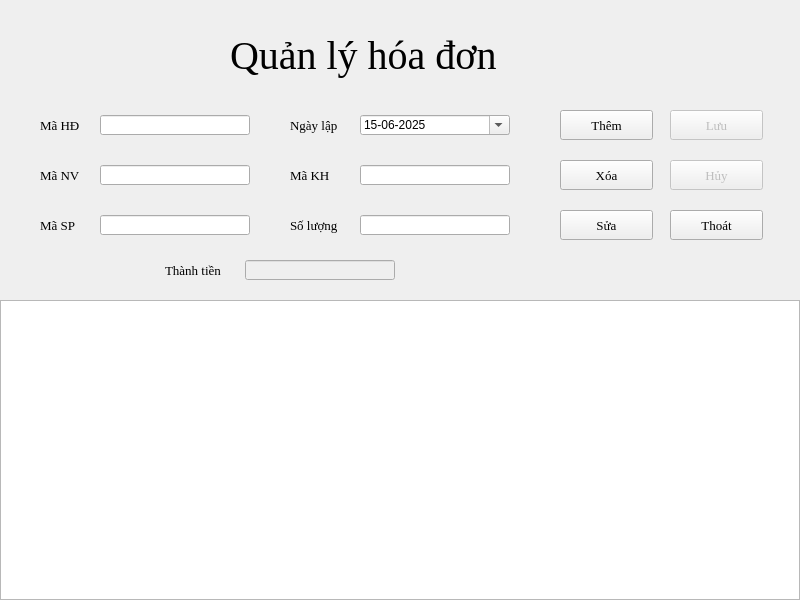
<?xml version="1.0" encoding="UTF-8"?>
<ui version="4.0">
 <class>formHoaDon</class>
 <widget class="QMainWindow" name="formHoaDon">
  <property name="geometry">
   <rect>
    <x>0</x>
    <y>0</y>
    <width>800</width>
    <height>600</height>
   </rect>
  </property>
  <property name="windowTitle">
   <string>Hóa đơn</string>
  </property>
  <property name="tabShape">
   <enum>QTabWidget::Rounded</enum>
  </property>
  <widget class="QWidget" name="centralwidget">
   <widget class="QLabel" name="lblTitleHD">
    <property name="geometry">
     <rect>
      <x>230</x>
      <y>25</y>
      <width>361</width>
      <height>61</height>
     </rect>
    </property>
    <property name="font">
     <font>
      <family>Times New Roman</family>
      <pointsize>30</pointsize>
     </font>
    </property>
    <property name="text">
     <string>Quản lý hóa đơn</string>
    </property>
   </widget>
   <widget class="QLabel" name="lblMaHD">
    <property name="geometry">
     <rect>
      <x>40</x>
      <y>115</y>
      <width>75</width>
      <height>20</height>
     </rect>
    </property>
    <property name="font">
     <font>
      <family>Times New Roman</family>
      <pointsize>10</pointsize>
     </font>
    </property>
    <property name="text">
     <string>Mã HĐ</string>
    </property>
   </widget>
   <widget class="QLineEdit" name="txtMaHD">
    <property name="geometry">
     <rect>
      <x>100</x>
      <y>115</y>
      <width>150</width>
      <height>20</height>
     </rect>
    </property>
    <property name="font">
     <font>
      <family>Times New Roman</family>
      <pointsize>10</pointsize>
     </font>
    </property>
   </widget>
   <widget class="QPushButton" name="btnThem">
    <property name="geometry">
     <rect>
      <x>560</x>
      <y>110</y>
      <width>93</width>
      <height>30</height>
     </rect>
    </property>
    <property name="font">
     <font>
      <family>Times New Roman</family>
      <pointsize>10</pointsize>
     </font>
    </property>
    <property name="text">
     <string>Thêm</string>
    </property>
   </widget>
   <widget class="QPushButton" name="btnSua">
    <property name="geometry">
     <rect>
      <x>560</x>
      <y>210</y>
      <width>93</width>
      <height>30</height>
     </rect>
    </property>
    <property name="font">
     <font>
      <family>Times New Roman</family>
      <pointsize>10</pointsize>
     </font>
    </property>
    <property name="text">
     <string>Sửa</string>
    </property>
   </widget>
   <widget class="QPushButton" name="btnXoa">
    <property name="geometry">
     <rect>
      <x>560</x>
      <y>160</y>
      <width>93</width>
      <height>30</height>
     </rect>
    </property>
    <property name="font">
     <font>
      <family>Times New Roman</family>
      <pointsize>10</pointsize>
     </font>
    </property>
    <property name="text">
     <string>Xóa</string>
    </property>
   </widget>
   <widget class="QPushButton" name="btnHuy">
    <property name="enabled">
     <bool>false</bool>
    </property>
    <property name="geometry">
     <rect>
      <x>670</x>
      <y>160</y>
      <width>93</width>
      <height>30</height>
     </rect>
    </property>
    <property name="font">
     <font>
      <family>Times New Roman</family>
      <pointsize>10</pointsize>
     </font>
    </property>
    <property name="text">
     <string>Hủy</string>
    </property>
   </widget>
   <widget class="QPushButton" name="btnThoat">
    <property name="geometry">
     <rect>
      <x>670</x>
      <y>210</y>
      <width>93</width>
      <height>30</height>
     </rect>
    </property>
    <property name="font">
     <font>
      <family>Times New Roman</family>
      <pointsize>10</pointsize>
     </font>
    </property>
    <property name="text">
     <string>Thoát</string>
    </property>
   </widget>
   <widget class="QPushButton" name="btnLuu">
    <property name="enabled">
     <bool>false</bool>
    </property>
    <property name="geometry">
     <rect>
      <x>670</x>
      <y>110</y>
      <width>93</width>
      <height>30</height>
     </rect>
    </property>
    <property name="font">
     <font>
      <family>Times New Roman</family>
      <pointsize>10</pointsize>
     </font>
    </property>
    <property name="text">
     <string>Lưu</string>
    </property>
   </widget>
   <widget class="QLineEdit" name="txtThanhTien">
    <property name="enabled">
     <bool>false</bool>
    </property>
    <property name="geometry">
     <rect>
      <x>245</x>
      <y>260</y>
      <width>150</width>
      <height>20</height>
     </rect>
    </property>
    <property name="font">
     <font>
      <family>Times New Roman</family>
      <pointsize>10</pointsize>
     </font>
    </property>
    <property name="text">
     <string notr="true"/>
    </property>
    <property name="frame">
     <bool>true</bool>
    </property>
    <property name="clearButtonEnabled">
     <bool>false</bool>
    </property>
   </widget>
   <widget class="QLabel" name="lblThanhTien">
    <property name="geometry">
     <rect>
      <x>165</x>
      <y>260</y>
      <width>80</width>
      <height>20</height>
     </rect>
    </property>
    <property name="font">
     <font>
      <family>Times New Roman</family>
      <pointsize>10</pointsize>
     </font>
    </property>
    <property name="text">
     <string>Thành tiền</string>
    </property>
   </widget>
   <widget class="QLabel" name="lblSoLuong">
    <property name="geometry">
     <rect>
      <x>290</x>
      <y>215</y>
      <width>75</width>
      <height>20</height>
     </rect>
    </property>
    <property name="font">
     <font>
      <family>Times New Roman</family>
      <pointsize>10</pointsize>
     </font>
    </property>
    <property name="text">
     <string>Số lượng</string>
    </property>
   </widget>
   <widget class="QLineEdit" name="txtSoLuong">
    <property name="geometry">
     <rect>
      <x>360</x>
      <y>215</y>
      <width>150</width>
      <height>20</height>
     </rect>
    </property>
    <property name="font">
     <font>
      <family>Times New Roman</family>
      <pointsize>10</pointsize>
     </font>
    </property>
   </widget>
   <widget class="QTableView" name="tbvHoaDon">
    <property name="geometry">
     <rect>
      <x>0</x>
      <y>300</y>
      <width>800</width>
      <height>300</height>
     </rect>
    </property>
   </widget>
   <widget class="QLineEdit" name="txtMaNV">
    <property name="geometry">
     <rect>
      <x>100</x>
      <y>165</y>
      <width>150</width>
      <height>20</height>
     </rect>
    </property>
    <property name="font">
     <font>
      <family>Times New Roman</family>
      <pointsize>10</pointsize>
     </font>
    </property>
   </widget>
   <widget class="QLabel" name="lblMaNV">
    <property name="geometry">
     <rect>
      <x>40</x>
      <y>165</y>
      <width>75</width>
      <height>20</height>
     </rect>
    </property>
    <property name="font">
     <font>
      <family>Times New Roman</family>
      <pointsize>10</pointsize>
     </font>
    </property>
    <property name="text">
     <string>Mã NV</string>
    </property>
   </widget>
   <widget class="QLineEdit" name="txtMaKH">
    <property name="geometry">
     <rect>
      <x>360</x>
      <y>165</y>
      <width>150</width>
      <height>20</height>
     </rect>
    </property>
    <property name="font">
     <font>
      <family>Times New Roman</family>
      <pointsize>10</pointsize>
     </font>
    </property>
   </widget>
   <widget class="QLabel" name="lblMaKH">
    <property name="geometry">
     <rect>
      <x>290</x>
      <y>165</y>
      <width>75</width>
      <height>20</height>
     </rect>
    </property>
    <property name="font">
     <font>
      <family>Times New Roman</family>
      <pointsize>10</pointsize>
     </font>
    </property>
    <property name="text">
     <string>Mã KH</string>
    </property>
   </widget>
   <widget class="QDateEdit" name="dtpNgayLap">
    <property name="geometry">
     <rect>
      <x>360</x>
      <y>115</y>
      <width>150</width>
      <height>20</height>
     </rect>
    </property>
    <property name="dateTime">
     <datetime>
      <hour>0</hour>
      <minute>0</minute>
      <second>0</second>
      <year>2025</year>
      <month>6</month>
      <day>15</day>
     </datetime>
    </property>
    <property name="minimumDateTime">
     <datetime>
      <hour>0</hour>
      <minute>0</minute>
      <second>0</second>
      <year>1951</year>
      <month>1</month>
      <day>1</day>
     </datetime>
    </property>
    <property name="maximumDate">
     <date>
      <year>2099</year>
      <month>10</month>
      <day>31</day>
     </date>
    </property>
    <property name="minimumDate">
     <date>
      <year>1951</year>
      <month>1</month>
      <day>1</day>
     </date>
    </property>
    <property name="displayFormat">
     <string>dd-MM-yyyy</string>
    </property>
    <property name="calendarPopup">
     <bool>true</bool>
    </property>
   </widget>
   <widget class="QLabel" name="lblNgayLap">
    <property name="geometry">
     <rect>
      <x>290</x>
      <y>115</y>
      <width>75</width>
      <height>20</height>
     </rect>
    </property>
    <property name="font">
     <font>
      <family>Times New Roman</family>
      <pointsize>10</pointsize>
     </font>
    </property>
    <property name="text">
     <string>Ngày lập</string>
    </property>
   </widget>
   <widget class="QLabel" name="lblMaSP">
    <property name="geometry">
     <rect>
      <x>40</x>
      <y>215</y>
      <width>75</width>
      <height>20</height>
     </rect>
    </property>
    <property name="font">
     <font>
      <family>Times New Roman</family>
      <pointsize>10</pointsize>
     </font>
    </property>
    <property name="text">
     <string>Mã SP</string>
    </property>
   </widget>
   <widget class="QLineEdit" name="txtMaSP">
    <property name="geometry">
     <rect>
      <x>100</x>
      <y>215</y>
      <width>150</width>
      <height>20</height>
     </rect>
    </property>
    <property name="font">
     <font>
      <family>Times New Roman</family>
      <pointsize>10</pointsize>
     </font>
    </property>
   </widget>
  </widget>
 </widget>
 <tabstops>
  <tabstop>txtMaHD</tabstop>
  <tabstop>dtpNgayLap</tabstop>
  <tabstop>txtMaNV</tabstop>
  <tabstop>txtMaKH</tabstop>
  <tabstop>txtMaSP</tabstop>
  <tabstop>txtSoLuong</tabstop>
  <tabstop>btnThem</tabstop>
  <tabstop>btnXoa</tabstop>
  <tabstop>btnSua</tabstop>
  <tabstop>btnLuu</tabstop>
  <tabstop>btnHuy</tabstop>
  <tabstop>btnThoat</tabstop>
  <tabstop>txtThanhTien</tabstop>
  <tabstop>tbvHoaDon</tabstop>
 </tabstops>
 <resources/>
 <connections/>
 <designerdata>
  <property name="gridDeltaX">
   <number>5</number>
  </property>
  <property name="gridDeltaY">
   <number>5</number>
  </property>
  <property name="gridSnapX">
   <bool>true</bool>
  </property>
  <property name="gridSnapY">
   <bool>true</bool>
  </property>
  <property name="gridVisible">
   <bool>true</bool>
  </property>
 </designerdata>
</ui>
